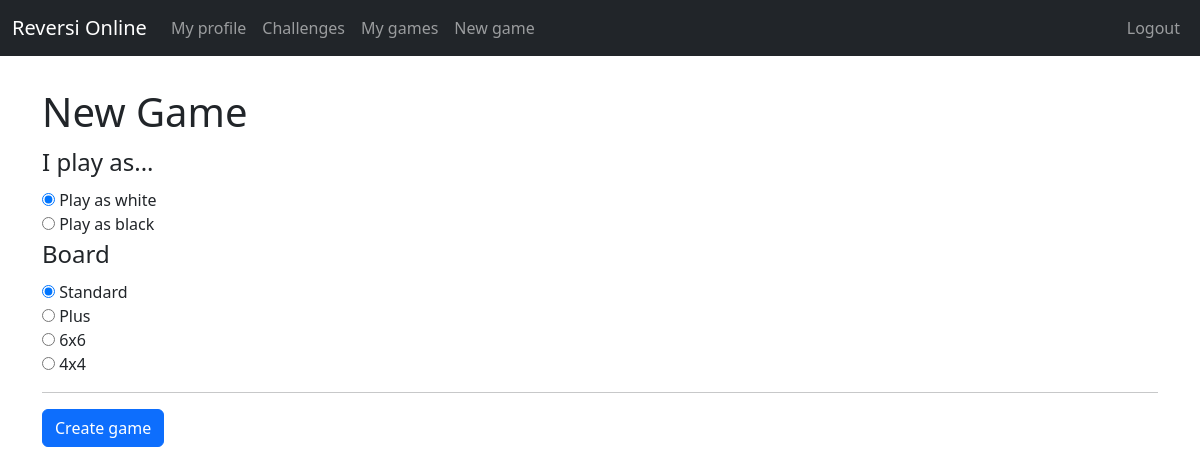
/game/new_open/ (signed in), run on the app's committed database.
### game/models.py (models this page shows, shortened)
class BoardTemplate(models.Model):
    name = models.CharField(max_length=50)
    board_string = models.CharField(max_length=1056)

### game/views.py (the view, shortened to what this page needs)
# urls.py: path('new_open/', views.new_game, name="new_open_game"),
@login_required
def new_game(req):
    boards = BoardTemplate.objects.all()
    ctx = {
        'boards': boards
    }
    return render(req, 'game/create_game.html', ctx)

### game/templates/game/create_game.html (shortened to what this page needs)
{% extends 'base/base.html' %}
{% block body %}
<h1>New Game</h1>
<form method="POST">
    <fieldset class="form-group">
        <legend>I play as...</legend>
        <input type="radio" name="play_as" value="white" id="play_as_white" checked>
        <label for="play_as_white">Play as white</label>
        <br>
        <input type="radio" name="play_as" value="black" id="play_as_black">
        <label for="play_as_black">Play as black</label>
    </fieldset>
    <fieldset class="form-group">
        <legend>Board</legend>
        {% for board in boards %}
        <input type="radio" name="board" value="{{board.id}}" id="board-{{board.id}}">
        <label for="board-{{board.id}}">{{board.name}}</label>
        <br>
        {% endfor %}
    </fieldset>
    <hr>
    <button type="submit" class="btn btn-primary">Create game</button>
</form>
{% endblock %}

### base/static/base/style.css (style rules this page uses)
label { user-select: none; }

### data on the page
BoardTemplate: name "Standard"
BoardTemplate: name "Plus"
BoardTemplate: name "6x6"
BoardTemplate: name "4x4"
